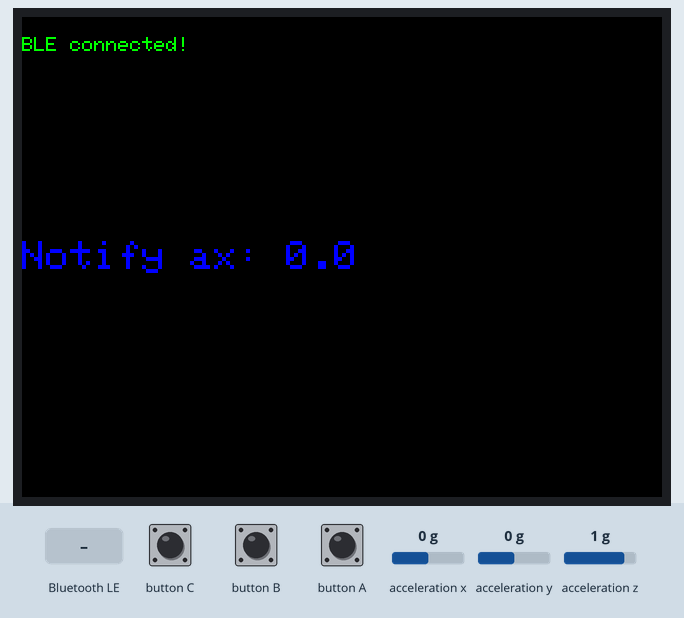
This sketch was run on a simulated ESP32. Shown: 320×240 colour display. The test bench sets the inputs (shaded band); at power-on: acceleration x 0 g, acceleration y 0 g, acceleration z 1 g. Nothing arrives over Bluetooth unless stated; a phone connects over Bluetooth LE 3 s after start.

Above: at 3.8 s.
3.9 s: acceleration x set to -1.4 g
At 4.6 s:
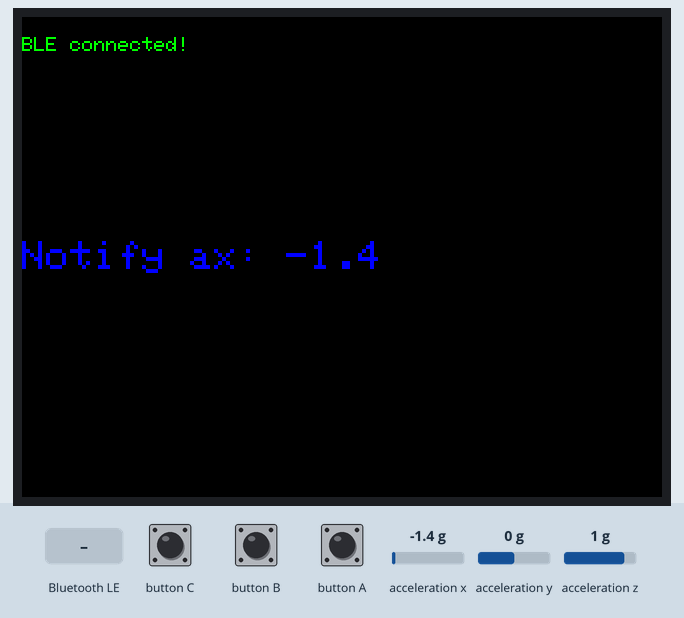
5.7 s: Bluetooth LE write "1" received
At 7.2 s:
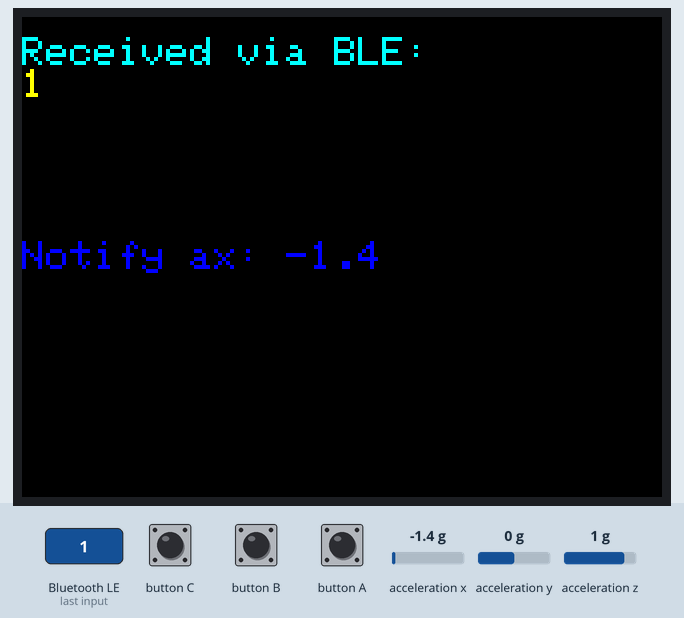
7.7 s: acceleration x set to -0.8 g
At 8.7 s:
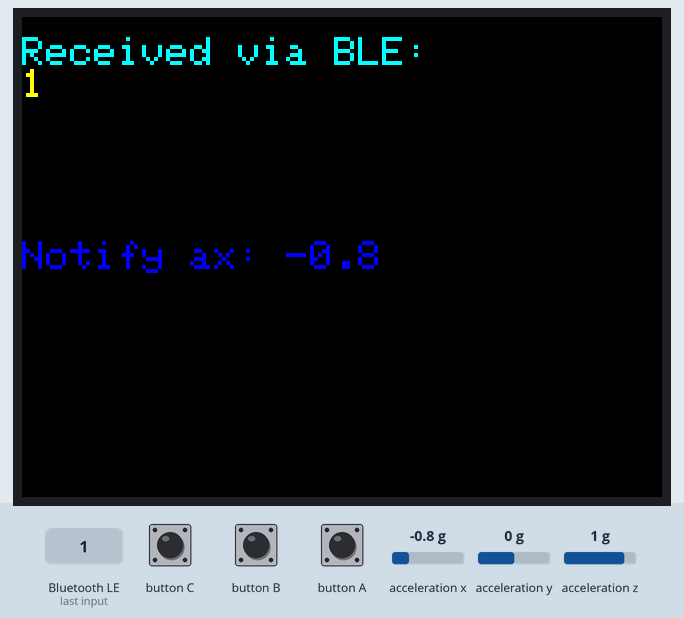
9.8 s: Bluetooth LE write "0" received
At 10.12 s:
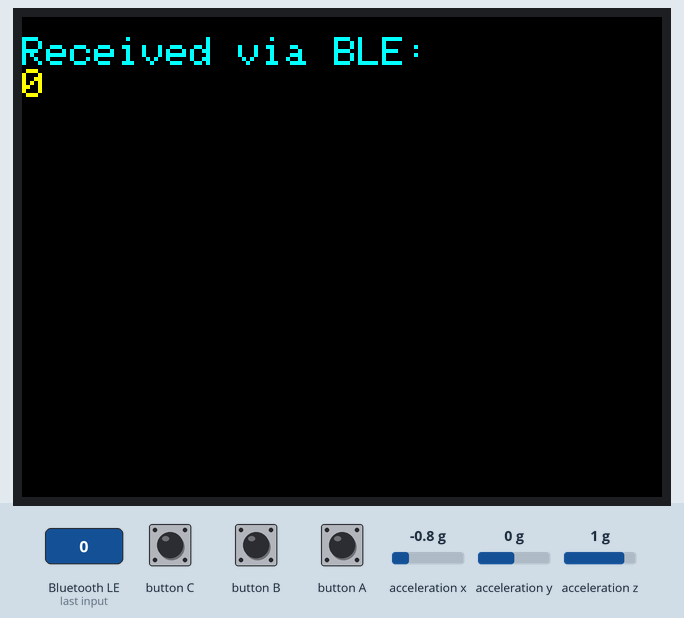
11.8 s: acceleration x set to 0 g
At 12.8 s:
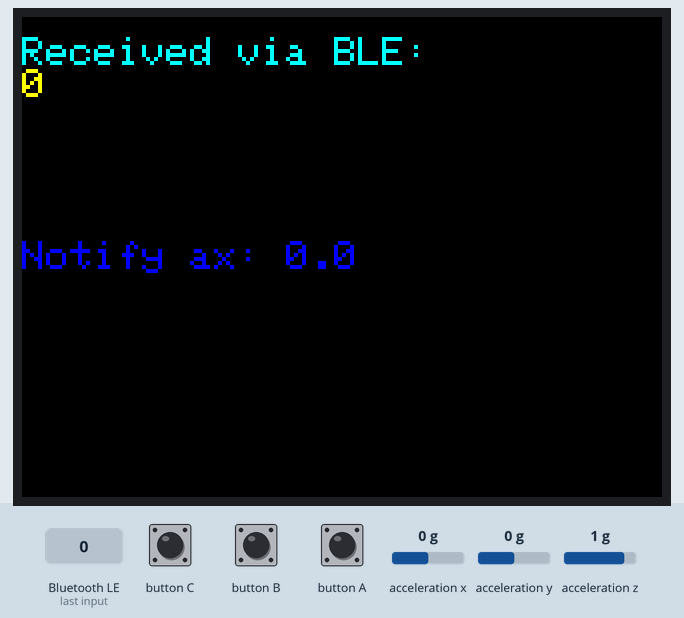
Timing chart, 0 to 14.8 s (numbered marks = the images above; inputs shaded):
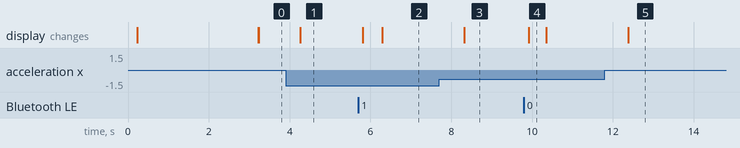

Measured:
- after the input at 3.9 s, the display: changes after 0.36 s (image 1)
- after the input at 5.7 s, the display: first changes after 0.11 s (image 2 shows a later state)
- after the input at 7.7 s, the display: changes after 0.62 s (image 3)
- after the input at 9.8 s, the display: changes after 0.11 s (image 4)
- after the input at 11.8 s, the display: changes after 0.58 s (image 5)
- what the display in image 4 shows lasts 0.4 s, from 9.9 s to 10.3 s

The sketch:

lab14.ino
```cpp
#include <BLEDevice.h>   // тянет за собой BLEServer.h, BLEUtils.h, BLEAdvertising.h
#include <BLE2902.h>
#include <M5Unified.h>

#define SERVICE_UUID      "93b92be3-2e8c-412e-a74f-1ea787f682e8"
#define CHAR_ACCEL_UUID   "51a221f5-6fc5-49a4-868a-19e1ab205cdd"
#define CHAR_DISPLAY_UUID "d2b4407d-fbab-4a1a-8a13-e3d973e70683"

BLECharacteristic *pCharAccel = nullptr;
volatile bool deviceConnected = false;   // меняется из задачи BLE-стека
unsigned long lastNotifyTime = 0;

void showStatus(const char *msg, uint16_t color) {
  M5.Display.fillScreen(TFT_BLACK);
  M5.Display.setTextSize(1);
  M5.Display.setTextColor(color, TFT_BLACK);
  M5.Display.setCursor(0, 10);
  M5.Display.println(msg);
}

class ServerCallbacks : public BLEServerCallbacks {
  void onConnect(BLEServer *s) {
    deviceConnected = true;
    showStatus("BLE connected!", TFT_GREEN);
  }
  void onDisconnect(BLEServer *s) {
    deviceConnected = false;
    showStatus("Advertising...", TFT_RED);
    BLEDevice::startAdvertising();       // снова становимся видимыми
  }
};

class DisplayCallbacks : public BLECharacteristicCallbacks {
  void onWrite(BLECharacteristic *c) {
    String text = c->getValue();
    if (text.isEmpty()) return;

    M5.Display.fillScreen(TFT_BLACK);
    M5.Display.setCursor(0, 10);
    M5.Display.setTextSize(2);
    M5.Display.setTextColor(TFT_CYAN, TFT_BLACK);
    M5.Display.println("Received via BLE:");
    M5.Display.setTextSize(2);
    M5.Display.setTextColor(TFT_YELLOW, TFT_BLACK);
    M5.Display.println(text.substring(0, 20));      // 20 симв. = 240 px
    if (text.length() > 20) M5.Display.println(text.substring(20));
  }
};

void setup() {
  M5.begin();
  M5.Display.setRotation(1);

  BLEDevice::init("M5StickS3_BLE");
  BLEServer *pServer = BLEDevice::createServer();
  pServer->setCallbacks(new ServerCallbacks());
  BLEService *pService = pServer->createService(SERVICE_UUID);

  // Акселерометр
  pCharAccel = pService->createCharacteristic(CHAR_ACCEL_UUID,
      BLECharacteristic::PROPERTY_READ | BLECharacteristic::PROPERTY_NOTIFY);

  // Дисплей
  BLECharacteristic *pCharDisplay = pService->createCharacteristic(CHAR_DISPLAY_UUID,
      BLECharacteristic::PROPERTY_READ | BLECharacteristic::PROPERTY_WRITE);
  pCharDisplay->setCallbacks(new DisplayCallbacks());
  pCharDisplay->setValue("Ready");

  pService->start();

//  BLEAdvertising *pAdv = BLEDevice::getAdvertising();
//  pAdv->addServiceUUID(SERVICE_UUID);
//  pAdv->setScanResponse(true);
//  BLEDevice::startAdvertising();
  pServer->startAdvertising();


  showStatus("BLE active!\nWaiting for\nconnecting...", TFT_GREEN);
}

void loop() {
  M5.update();

  if (deviceConnected && millis() - lastNotifyTime >= 1000) {
    lastNotifyTime = millis();

    float a[3];
    M5.Imu.update();
    M5.Imu.getAccelData(&a[0], &a[1], &a[2]);   // X, Y, Z

    pCharAccel->setValue((uint8_t *)a, sizeof(a));  // 12 байт
    pCharAccel->notify();

    M5.Display.fillRect(0, 110, 240, 25, TFT_BLACK);
    M5.Display.setCursor(0, 112);
    M5.Display.setTextSize(2);
    M5.Display.setTextColor(TFT_BLUE, TFT_BLACK);
    M5.Display.printf("Notify ax: %.1f", a[0]);
  }
  delay(20);
}
```
